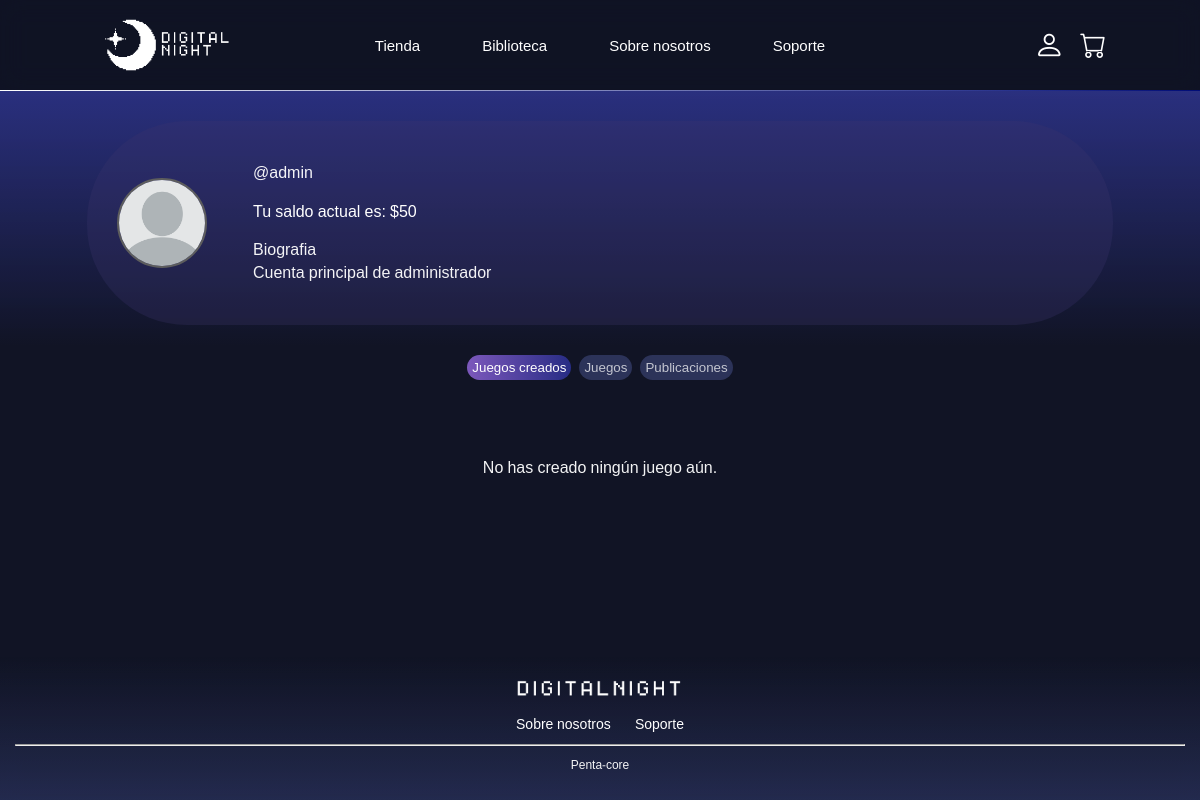
/profile.php (signed in), run on the app's committed database.
### tables this page shows
CREATE TABLE `user` (
  `userName` varchar(255) NOT NULL,
  `email` varchar(255) DEFAULT NULL,
  `password` varchar(255) DEFAULT NULL,
  `idUser` int(11) NOT NULL,
  `type` varchar(255) DEFAULT NULL,
  `description` varchar(255) DEFAULT NULL,
  `profile_picture` varchar(255) NOT NULL DEFAULT 'default.png',
  `birthday` date DEFAULT '1900-01-01',
  `gender` varchar(255) DEFAULT 'indefinido',
  `money` int(11) DEFAULT 50,
  `coins` int(11) DEFAULT 0
);

### profile.php (called while the page is built, shortened)
<?php
  require_once "views/layout.php";?>

### profile_processor.php (called while the page is built, shortened)
<?php
require_once "includes/database.php";
$id_usuario_actual = $_SESSION['user_id'];
if (isset($conexion)) {
    $sql_user = "SELECT money, username, profile_picture, description FROM user WHERE idUser = ?";
    $stmt_user = $conexion->prepare($sql_user);
    if ($stmt_user) {
        $stmt_user->bind_param("i", $id_usuario_actual);
        $stmt_user->execute();
        $res_user = $stmt_user->get_result();
        if ($data_user = $res_user->fetch_assoc()) {
            if (!empty($data_user['profile_picture'])) {
                $foto_perfil_a_mostrar = $data_user['profile_picture'];
            } else {
                 $foto_perfil_a_mostrar = 'default.png';
            }
            $biografia_a_mostrar = $data_user['description'] ?? 'Sin biografía';
        } else {
            session_destroy();
            header("Location: index.php");
            exit();
        }
    }
} else {
}
?>

### views/profile_view.php (the view, shortened to what this page needs)
<?php
require_once 'profile_processor.php';
require_once 'includes/header.php';
?>
<!DOCTYPE html>
<html lang="en">
<head>
</head>
<body>
    <main id="mainPerfil">
        <section id="perfilYnav">
            <div id="perfil">
                <img src="img/profiles/<?php echo htmlspecialchars($foto_perfil_a_mostrar); ?>" alt="Imagen de perfil">
                <div id="contenidoPerfil">
                    <p>@<?php echo htmlspecialchars($_SESSION['username'] ?? 'Usuario'); ?></p>
                    <?php echo "Tu saldo actual es: $" . htmlspecialchars($_SESSION['money'] ?? 0); ?>
                    <div>
                        <p>Biografia</p>
                        <p><?php echo nl2br(htmlspecialchars($biografia_a_mostrar)); ?></p>
                    </div>
                </div>
            </div>
            <nav id="navPerfil">
                <button data-section="juegosCreados"
                    onclick="mostrarSeccion('juegosCreados'); marcarSeccion(this)"
                    class="btnGris activa">
                    Juegos creados
                </button>
                <button data-section="juegos"
                    onclick="mostrarSeccion('juegos'); marcarSeccion(this)"
                    class="btnGris">
                    Juegos
                </button>
                <button data-section="publicaciones"
                    onclick="mostrarSeccion('publicaciones'); marcarSeccion(this)"
                    class="btnGris">
                    Publicaciones
                </button>
            </nav>
        </section>
        <section id="secciones">
            <div id="juegosCreados" class="seccion activa">
                <?php if (!empty($juegos_creados)): ?>
                    <?php foreach ($juegos_creados as $index => $juego): ?>
                        <div class="juego <?php echo $index >= 5 ? 'js-hidden-item' : ''; ?>">
                            <a href="games.php?idGame=<?php echo htmlspecialchars($juego['idGame']); ?>">
                            <img src="img/<?php echo htmlspecialchars($juego['cover_image'] ?? 'default_cover.png'); ?>" alt="Imagen de portada de <?php echo htmlspecialchars($juego['title']); ?>">
                            </a>
                            <div class="infoJuego">
                                <strong><?php echo htmlspecialchars($juego['title']); ?></strong>
                                <div>
                                    <p>Plataforma: <?php echo htmlspecialchars($juego['platforms']); ?> <br>
                                        Genero: <?php echo htmlspecialchars($juego['genre']); ?>
                                    </p>
                                </div>
                            </div>
                        </div>
                    <?php endforeach; ?>
                <?php else: ?>
                    <p>No has creado ningún juego aún.</p>
                <?php endif; ?>
            </div>
        </section>
    </main>
</body>
</html>

### views/profile_view.php (style rules this page uses)
#perfil img { width: 90px; height: 90px; border-radius: 50%; object-fit: cover; border: 2px solid #5d5d5d; margin-right: 20px; }

### data on the page
user: profile_picture (placeholder picture), description "Cuenta principal de administrador"

### other printed values
$_SESSION['username'] "admin"
$_SESSION['money'] "50"
